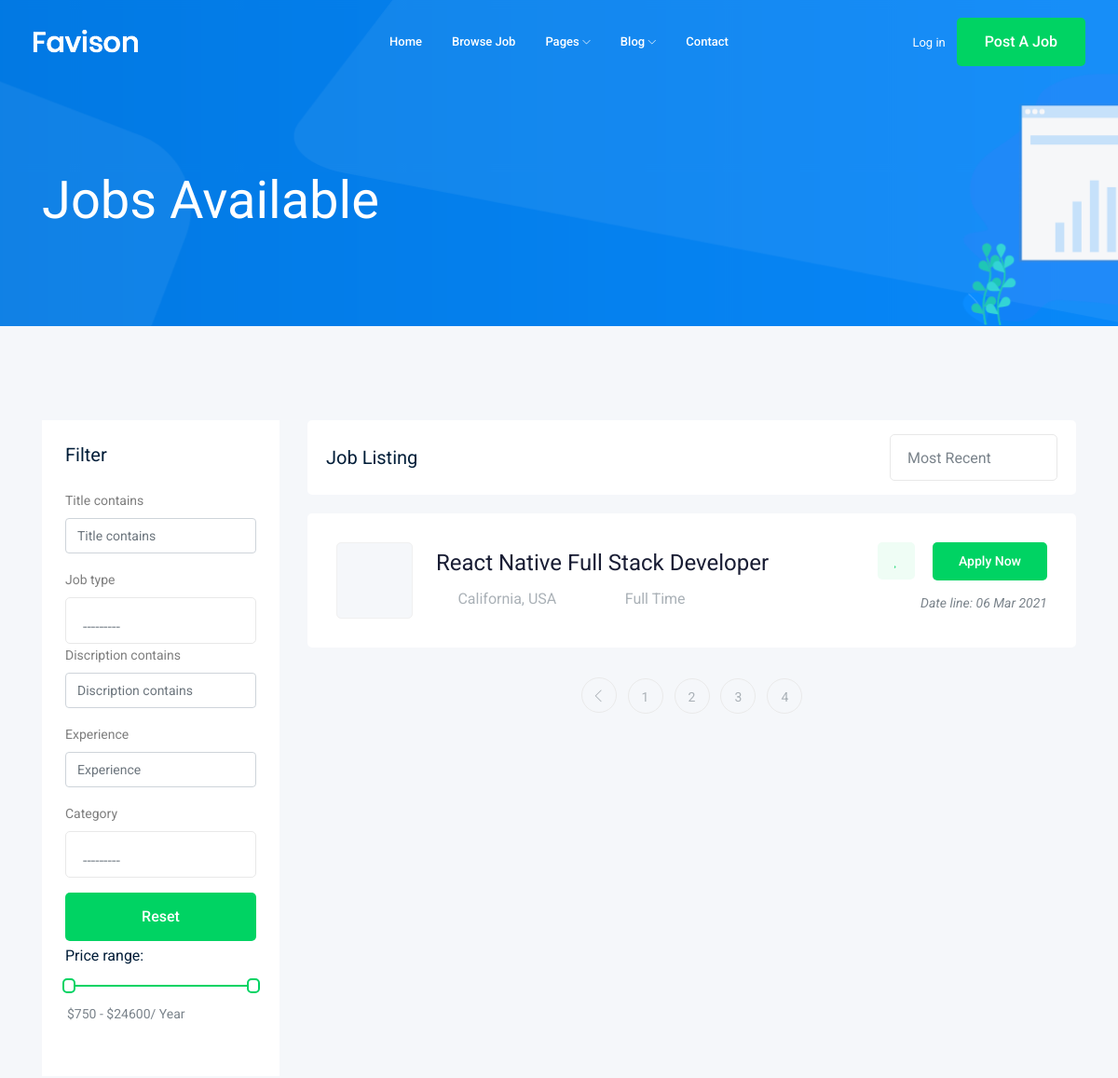
The app's page /jobs/?page=4 (upper part), older data.
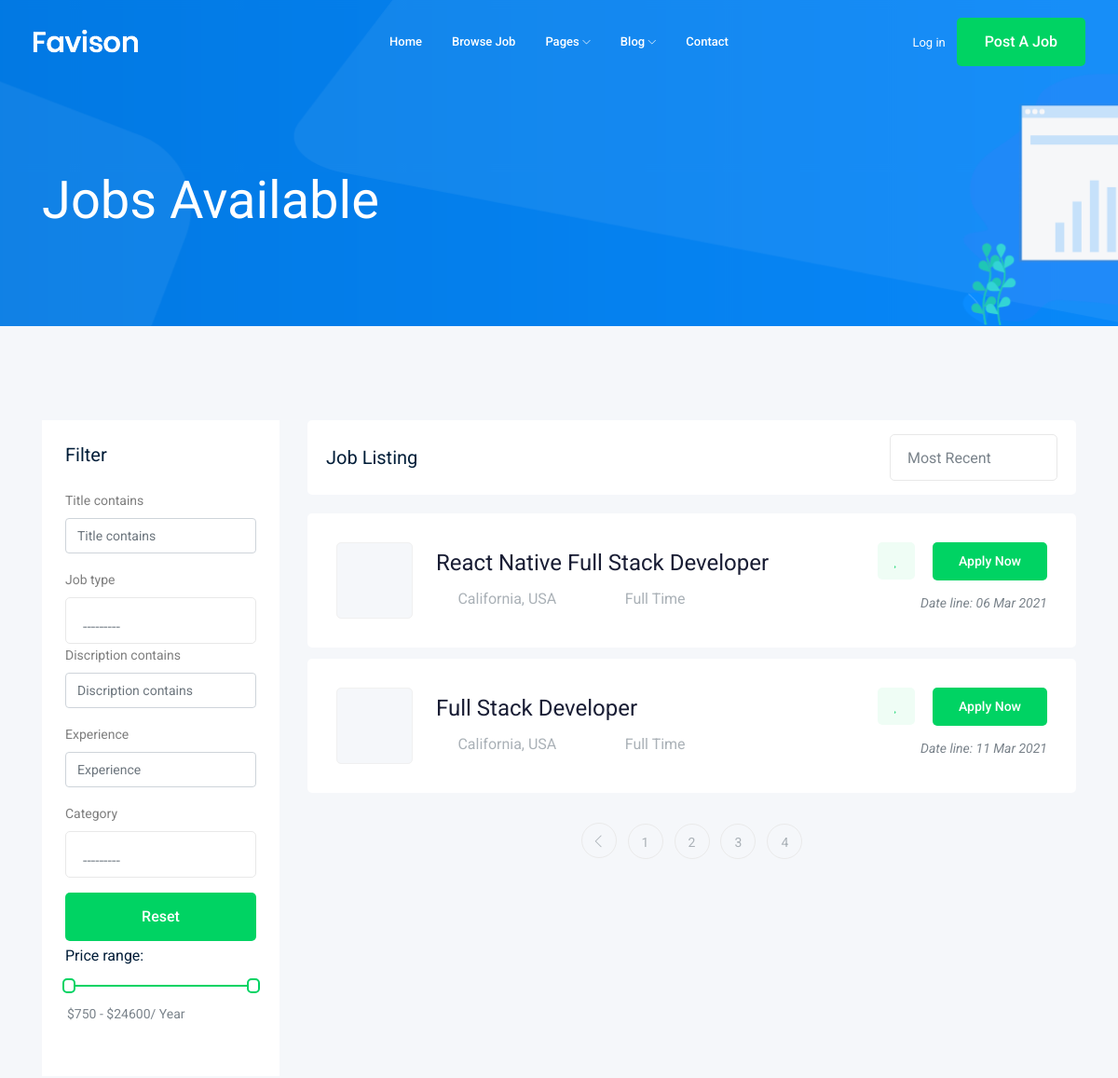
The same page, newer data.
### job/models.py (models this page shows, shortened)
class Job(models.Model):
    owner = models.ForeignKey(User,related_name='job_owner',on_delete=models.CASCADE)
    title = models.CharField(max_length=100) #colum
    job_type = models.CharField(max_length=60,choices=JOB_TYPE)
    discription = models.TextField(max_length=1000)
    published_at = models.DateTimeField(auto_now=True)
    vacancy =models.IntegerField(default=1)
    salary = models.IntegerField(default=0)
    experience = models.IntegerField(default=1)
    category = models.ForeignKey('Category',on_delete=models.CASCADE)
    image = models.ImageField(upload_to=image_upload)
    slug =models.SlugField(null=True,blank=True)
    def __str__(self):
        return self.title

### job/views.py (the view)
def job_list(request):
    job_list = Job.objects.all()
    myfilter = JobFilter(request.GET,queryset=job_list)
    job_list  =myfilter.qs
    paginator = Paginator(job_list, 3)
    page_number = request.GET.get('page')
    page_obj = paginator.get_page(page_number)
    print(job_list)
    context = {'jobs':page_obj,'myfilter':myfilter}
    return  render(request,'job/job_list.html',context)

### job/models.py (called while the page is built)
    def __str__(self):
     return self.name

### job/templates/job/job_list.html (shortened to what the changed rows need)
{% extends 'base.html' %}
{% load bootstrap4 %}
{% block body %}
<div class="job_listing_area plus_padding">
    <div class="container">
        <div class="row">
            <div class="col-lg-9">
                <div class="job_lists m-0">
                    <div class="row">
                        {% for job in jobs %}
                        <div class="col-lg-12 col-md-12">
                            <div class="single_jobs white-bg d-flex justify-content-between">
                                <div class="jobs_left d-flex align-items-center">
                                    <div class="thumb">
                                    </div>
                                    <div class="jobs_conetent">
                                        <a href=" {%url  'job_details' job.slug %} " ><h4>  {{job.title}} </h4></a>
                                        <div class="links_locat d-flex align-items-center">
                                            <div class="location">
                                                <p> <i class="fa fa-map-marker"></i> California, USA</p>
                                            </div>
                                            <div class="location">
                                                <p> <i class="fa fa-clock-o"></i>  {{job.job_type}} </p>
                                            </div>
                                        </div>
                                    </div>
                                </div>
                                <div class="jobs_right">
                                    <div class="apply_now">
                                        <a class="heart_mark" href="#"> <i class="fa fa-heart"></i> </a>
                                        <a href=" {%url 'job_details' job.slug%} " class="boxed-btn3">Apply Now</a>
                                    </div>
                                    <div class="date">
                                        <p>Date line: {{job.published_at|date:' d M Y'   }} </p>
                                    </div>
                                </div>
                            </div>
                        </div>
                        {% endfor %}
                    </div>
                    {% if jobs.has_other_pages %}
                    <div class="row">
                        <div class="col-lg-12">
                            <div class="pagination_wrap">
                                <ul>
                                    {% for i in jobs.paginator.page_range  %}
                                         <li><a href="?page={{i}}"><span>{{ i }}</span></a></li>
                                    {% endfor %}
                                </ul>
                            </div>
                        </div>
                    </div>
                    {% endif %}
                </div>
            </div>
        </div>
    </div>
</div>
{% endblock body %}

Row changes from the older to the newer data that the page shows:
added Job: title "Full Stack Developer", job_type "Full Time", published_at "11 Mar 2021"
